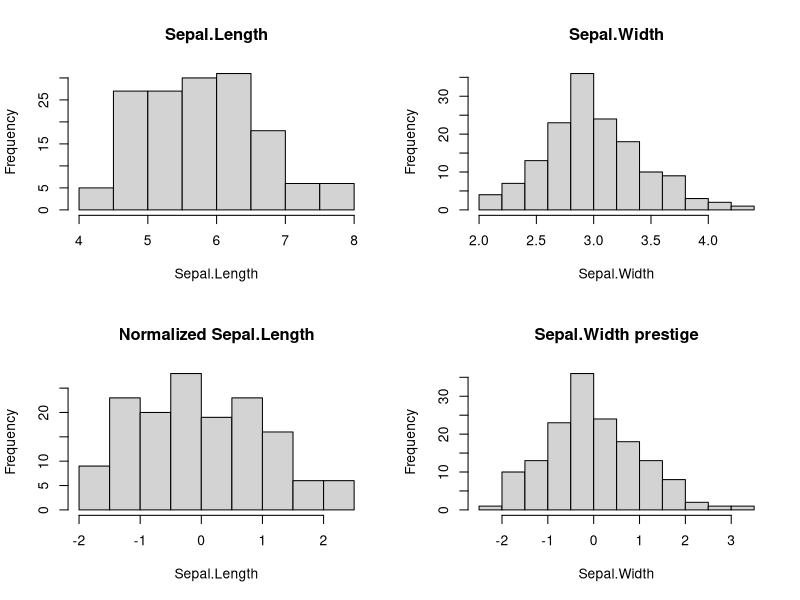
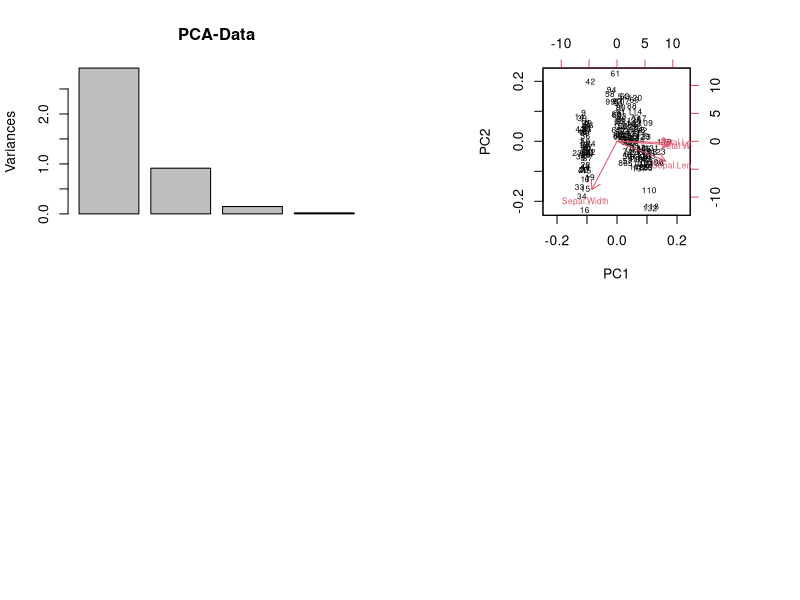

Write R code to recreate these figures, in order.
## ---- chunk 1
numericalValues <- iris[, 1:4]
ordinalValues <- iris[, 5]
## ---- chunk 2
normalizedData <- scale(numericalValues)
summary(normalizedData)
## ---- chunk 3
par(mfrow=c(2, 2))
hist(iris$Sepal.Length, main="Sepal.Length", xlab = "Sepal.Length")
hist(iris$Sepal.Width, main="Sepal.Width", xlab = "Sepal.Width")
hist(normalizedData[,1], main="Normalized Sepal.Length", xlab = "Sepal.Length")
hist(normalizedData[,2], main="Sepal.Width prestige", xlab = "Sepal.Width")
## ---- chunk 4
pca <- prcomp(normalizedData, center=TRUE, scale. = TRUE)
pca
## ---- chunk 5
plot(pca, main="PCA-Data")
## ---- chunk 6
biplot(pca, cex=0.6, expand=1)
pdf("PCA-Plot-Iris-Data.pdf", biplot(pca, cex=0.6, expand=1))
